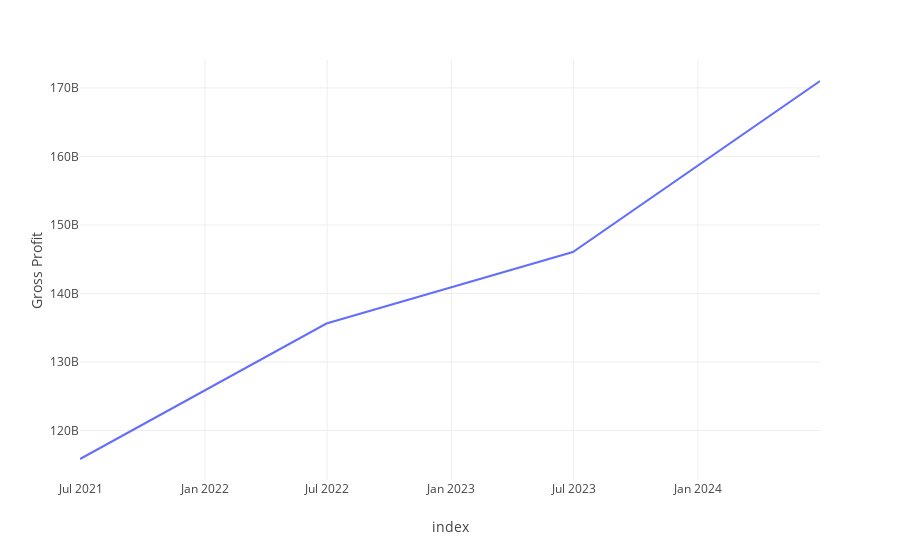

Notebook code cell kept with this figure:
### Code cell
prueba = msft.income_stmt.T
# Crear el gráfico de dispersión
fig = px.line(prueba, x=prueba.index, y=prueba['Gross Profit'], color_discrete_sequence=px.colors.qualitative.Plotly)

# Personalizar el gráfico para un estilo cyberpunk
#fig.update_traces(marker=dict(size=15, line=dict(width=2, color='rgba(255, 255, 255, 0.8)')))

# Mostrar el gráfico
fig.show()

### Figure 1 — Plotly figure (JSON) as saved in the notebook; plotly's stock layout.template omitted (floating-point values rounded to 4 significant figures)
{"data": [{"hovertemplate": "index=%{x}<br>Gross Profit=%{y}<extra></extra>", "legendgroup": "", "line": {"color": "#636EFA", "dash": "solid"}, "marker": {"symbol": "circle"}, "mode": "lines", "name": "", "orientation": "v", "showlegend": false, "type": "scatter", "x": ["2024-06-30T00:00:00", "2023-06-30T00:00:00", "2022-06-30T00:00:00", "2021-06-30T00:00:00"], "xaxis": "x", "y": [171008000000, 146052000000, 135620000000, 115856000000], "yaxis": "y"}], "layout": {"legend": {"tracegroupgap": 0}, "margin": {"t": 60}, "xaxis": {"anchor": "y", "domain": [0, 1], "title": {"text": "index"}}, "yaxis": {"anchor": "x", "domain": [0, 1], "title": {"text": "Gross Profit"}}}}
